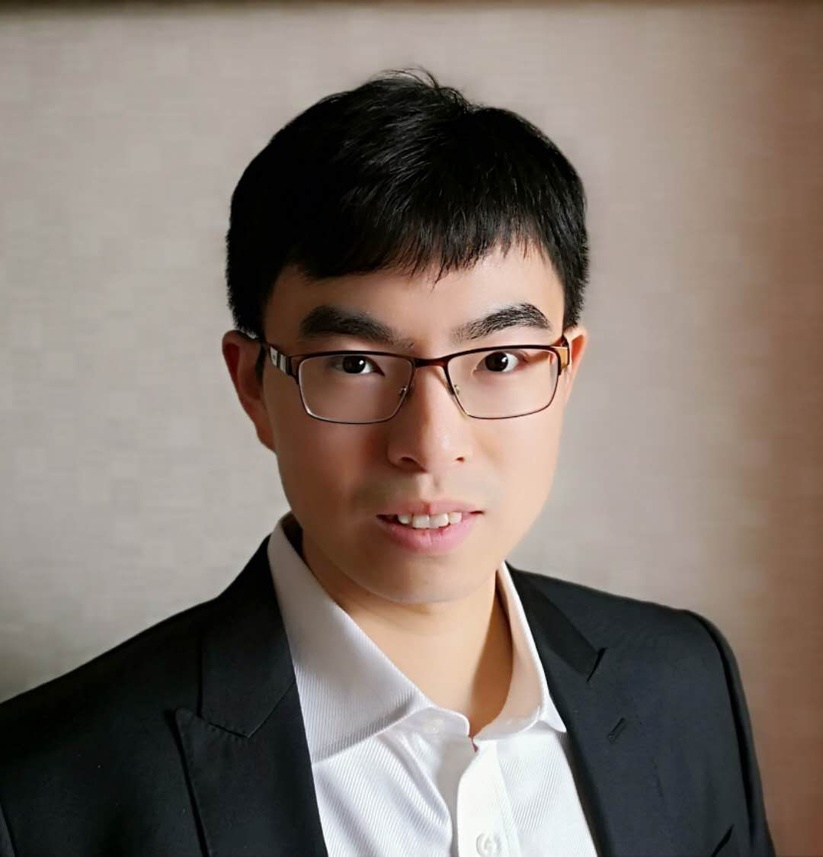
#> input picture computer vision/mmexport1545548449041.jpg, 823 x 857 px, shrunk from 1080 x 1124 before the run
$ jupyter execute imageThresholding.ipynb
#> lines starting #> are read from the running program, lines starting #| are printed output that depends on the picture; after the words box and inside, x2 and y2 are one past the last pixel; in counts of white or black regions, pixels touching at a corner belong together
[cell 1]
import cv2
import matplotlib.pyplot as plt

[cell 2]
img = cv2.imread("../mmexport1545548449041.jpg", 0)
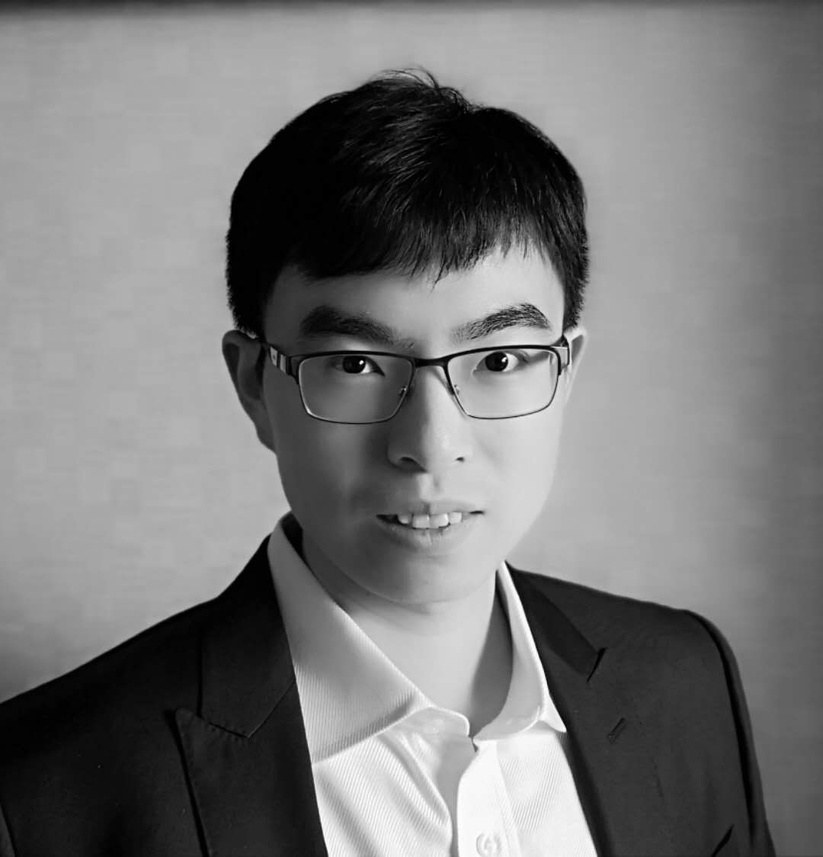
#> img: shape (857, 823); min 0, max 255, mean 119.4

[cell 3]
plt.imshow(img, cmap = "gray")

[cell 4]
ret, thresh1 = cv2.threshold(img, 127,255,cv2.THRESH_TRUNC)
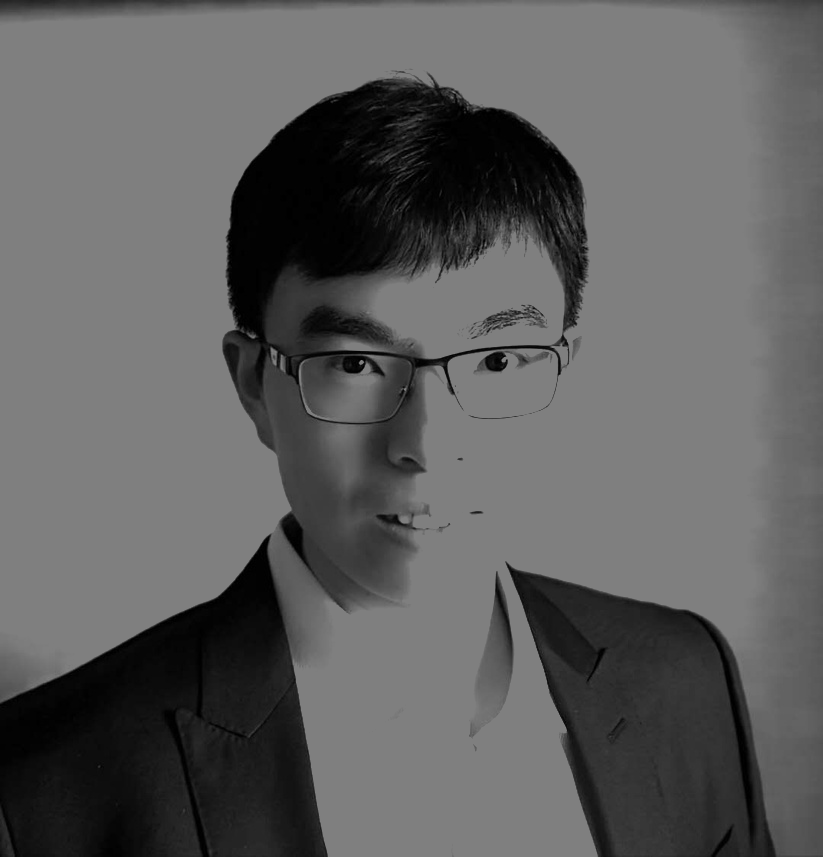
#> thresh1: shape (857, 823); min 0, max 127, mean 93.9

[cell 5]
plt.imshow(thresh1, cmap = 'gray')

[cell 6]
img = cv2.imread("../mmexport1545548449041.jpg", 0)

[cell 7]
def show_pic(img):
    fig = plt.figure(figsize=(15,15))
    ax = fig.add_subplot(111)
    ax.imshow(img, cmap="gray")

[cell 8]
show_pic(img)

[cell 9]
ret, th1 = cv2.threshold(img, 180, 255, cv2.THRESH_BINARY)
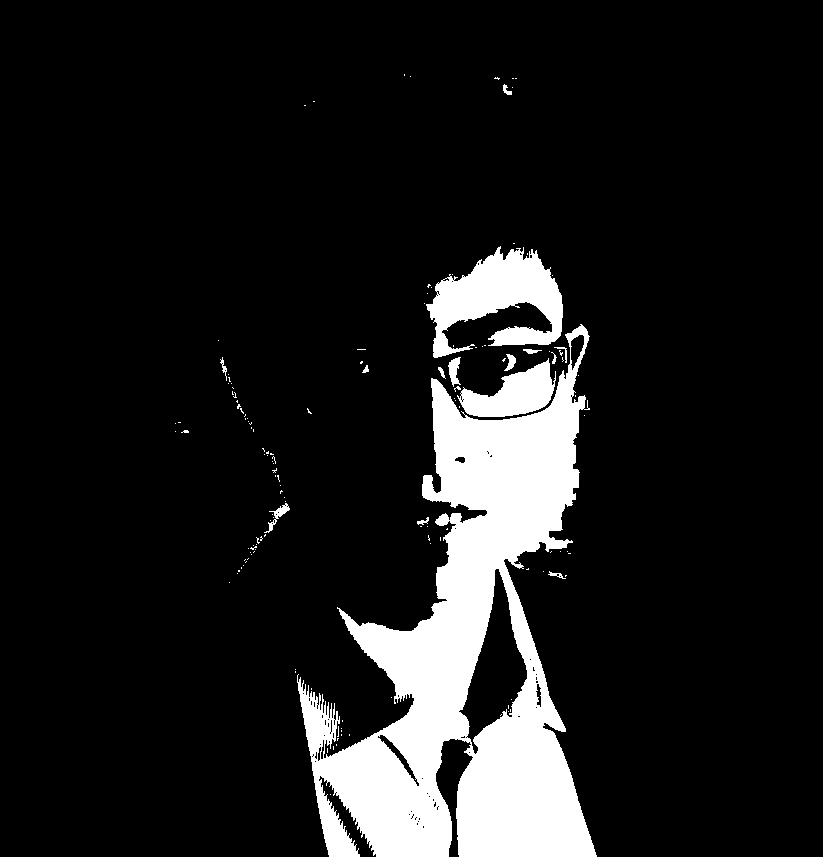
#> th1: shape (857, 823); 11.3% white; 141 white regions (126 under 20 px), largest, box (x1, y1, x2, y2) and area: (297, 324, 597, 857) 67518, (426, 246, 563, 358) 7984, (457, 358, 556, 417) 3050

[cell 10]
show_pic(th1)

[cell 11]
th2 = cv2.adaptiveThreshold(img, 255, cv2.ADAPTIVE_THRESH_MEAN_C, cv2.THRESH_BINARY,15,8)
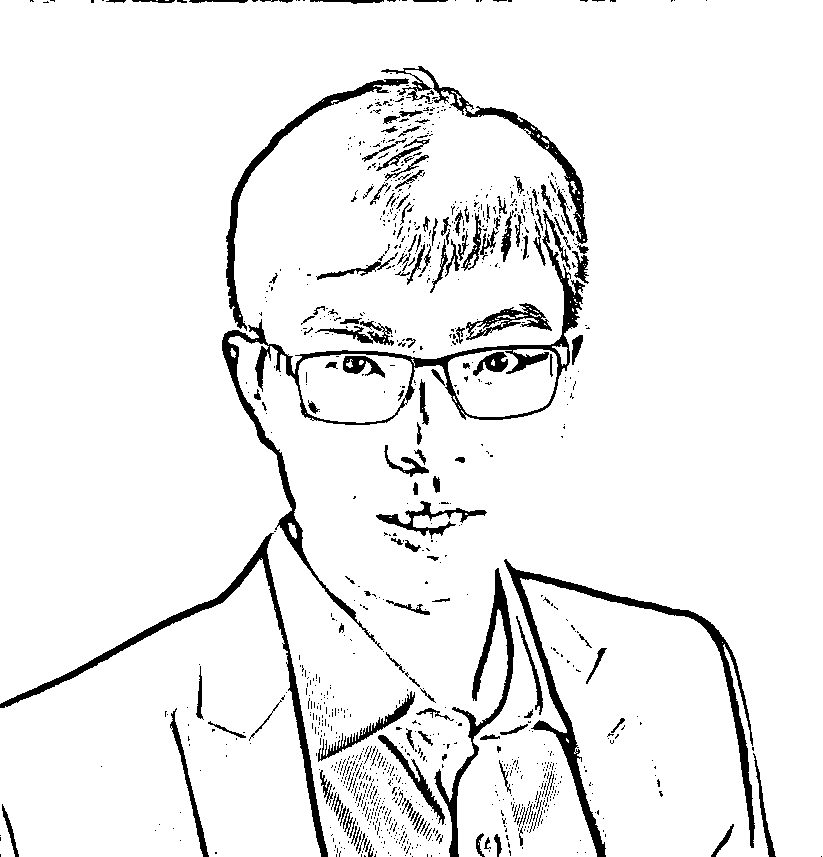
#> th2: shape (857, 823); 93.4% white; 1092 black regions (932 under 20 px), largest, box (x1, y1, x2, y2) and area: (222, 209, 585, 650) 7633, (504, 559, 755, 857) 5950, (0, 533, 328, 857) 4172
show_pic(th2)

[cell 12]
blended = cv2.addWeighted(src1 = th1, alpha = 0.8, src2 = th2, beta = 0.2, gamma = 0.5)
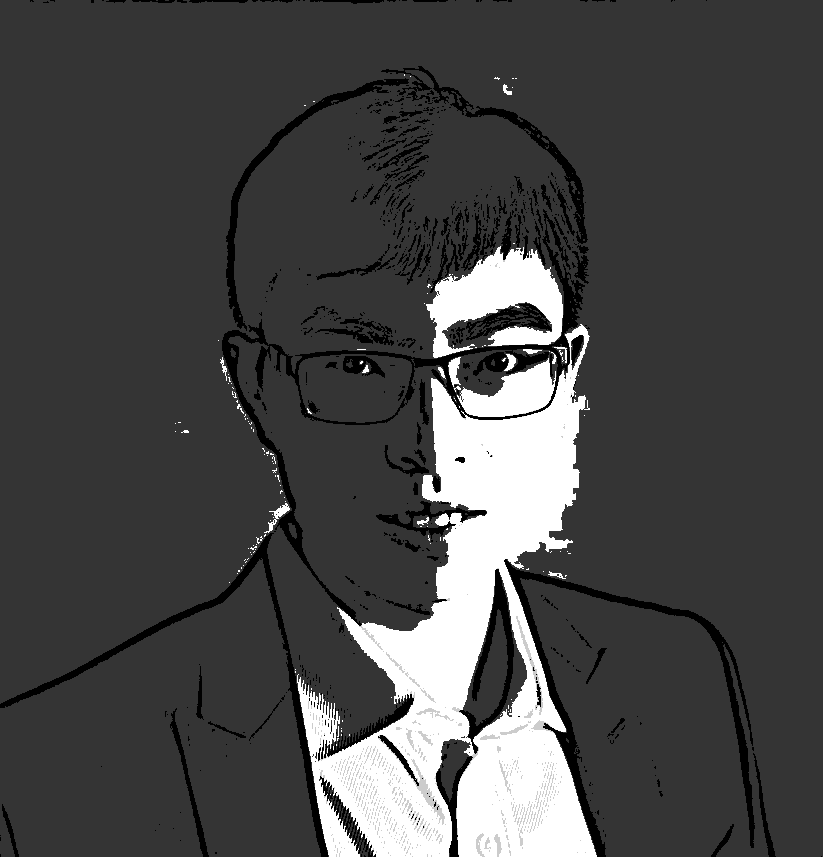
#> blended: shape (857, 823); min 0, max 255, mean 71.6

$ run again, with computer vision/mmexport1545548420761.jpg copied over computer vision/mmexport1545548449041.jpg
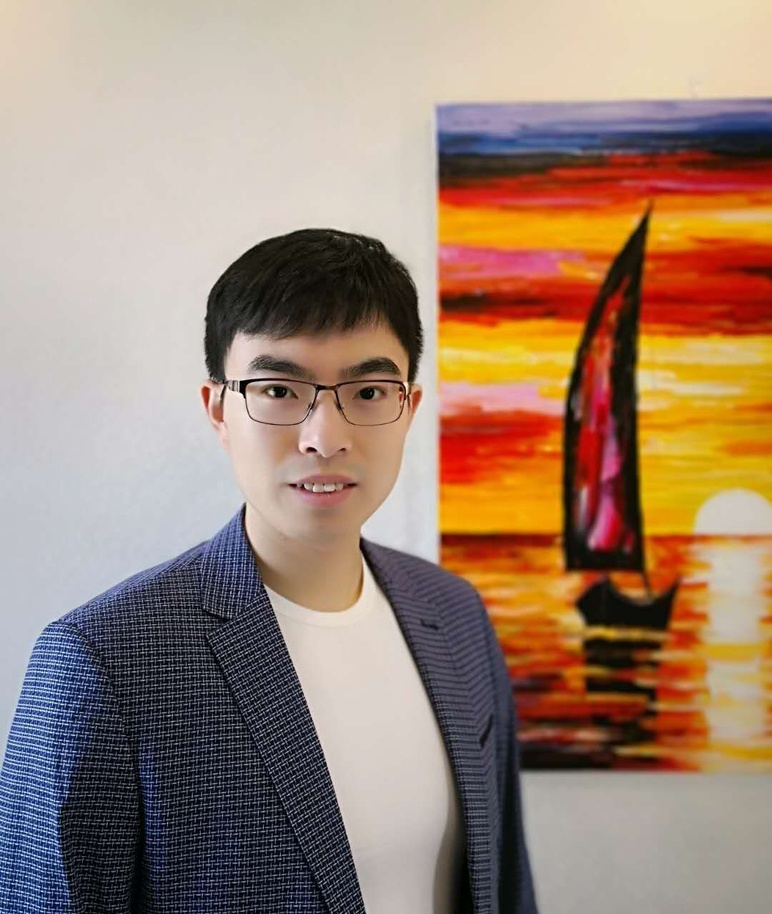
#> input picture computer vision/mmexport1545548420761.jpg, 772 x 914 px, shrunk from 1080 x 1278 before the run
#> `ret, th1 = cv2.threshold(img, 180, 255, cv2.THRESH_BINARY)`:
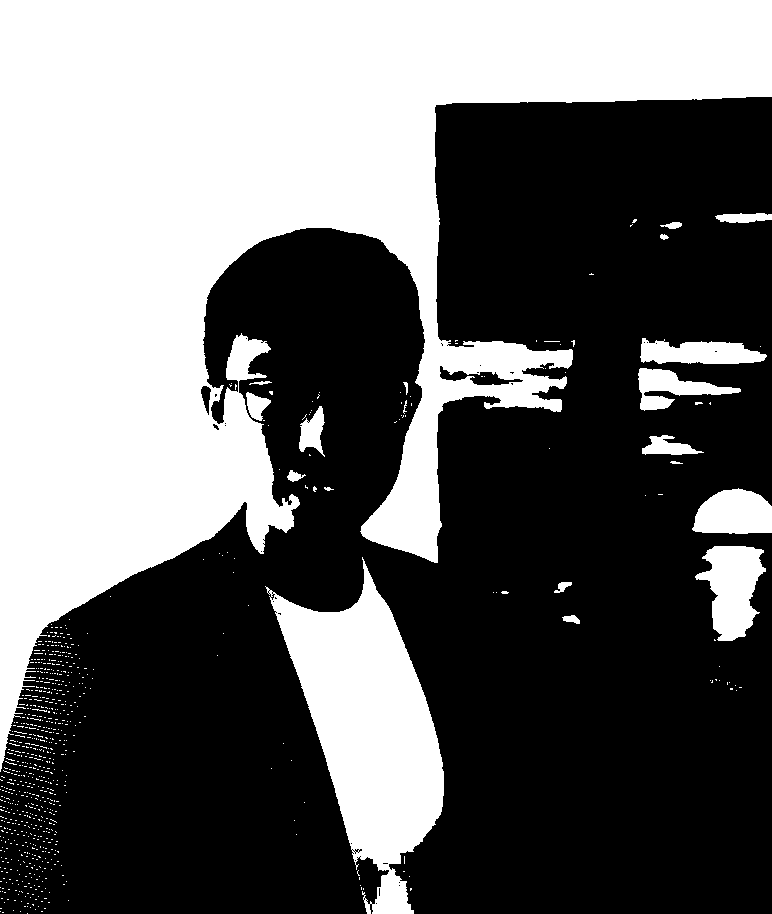
#> th1: shape (914, 772); 40.6% white; 767 white regions (747 under 20 px), largest, box (x1, y1, x2, y2) and area: (0, 0, 772, 772) 241087, (265, 557, 444, 914) 29634, (695, 546, 766, 641) 4156
#> th2: shape (914, 772); 83.1% white; 1578 black regions (1307 under 20 px), largest, box (x1, y1, x2, y2) and area: (0, 502, 366, 914) 46309, (204, 229, 494, 914) 11659, (562, 201, 654, 592) 6371
#> `blended = cv2.addWeighted(src1 = th1, alpha = 0.8, src2 = th2, beta = ..`:
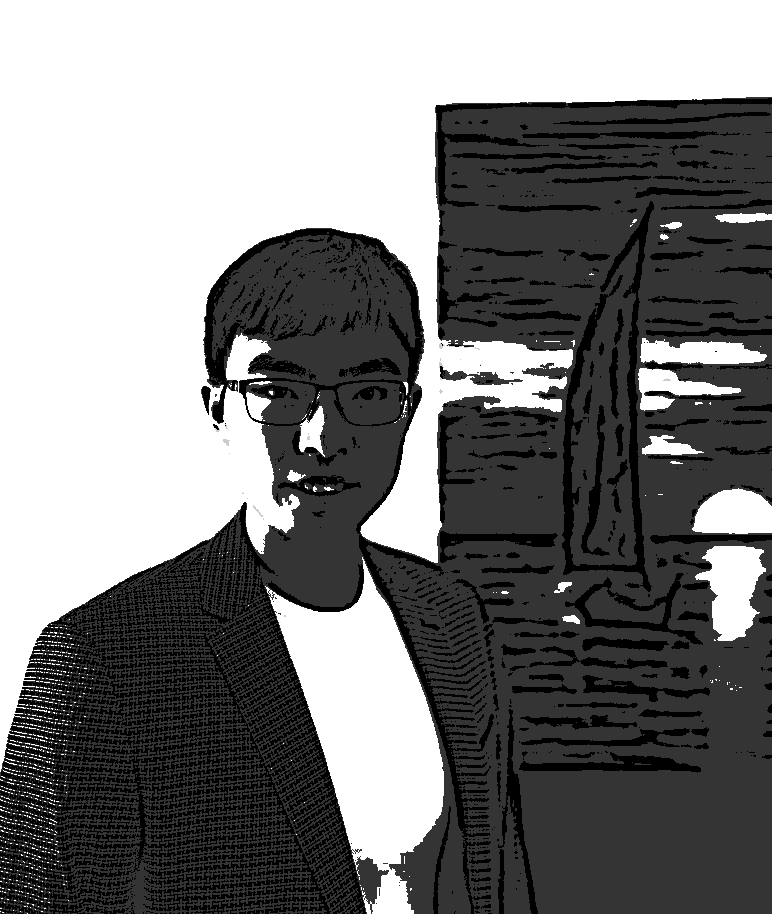
#> blended: shape (914, 772); min 0, max 255, mean 125.7

$ run again, with computer vision/giraffes.jpg copied over computer vision/mmexport1545548449041.jpg
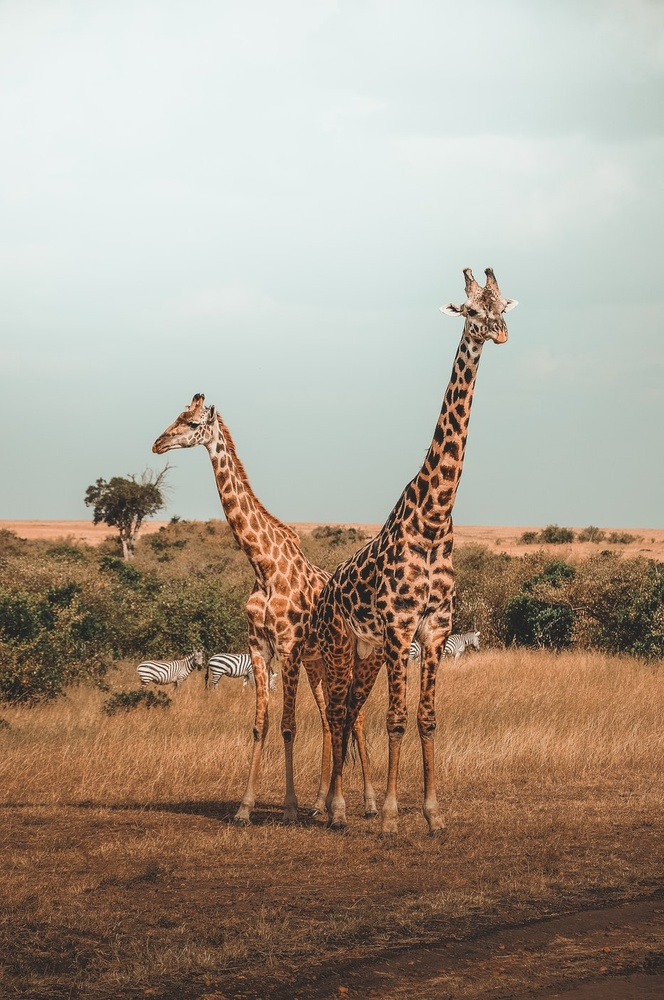
#> input picture computer vision/giraffes.jpg, 664 x 1000 px, shrunk from 933 x 1405 before the run
#> `ret, th1 = cv2.threshold(img, 180, 255, cv2.THRESH_BINARY)`:
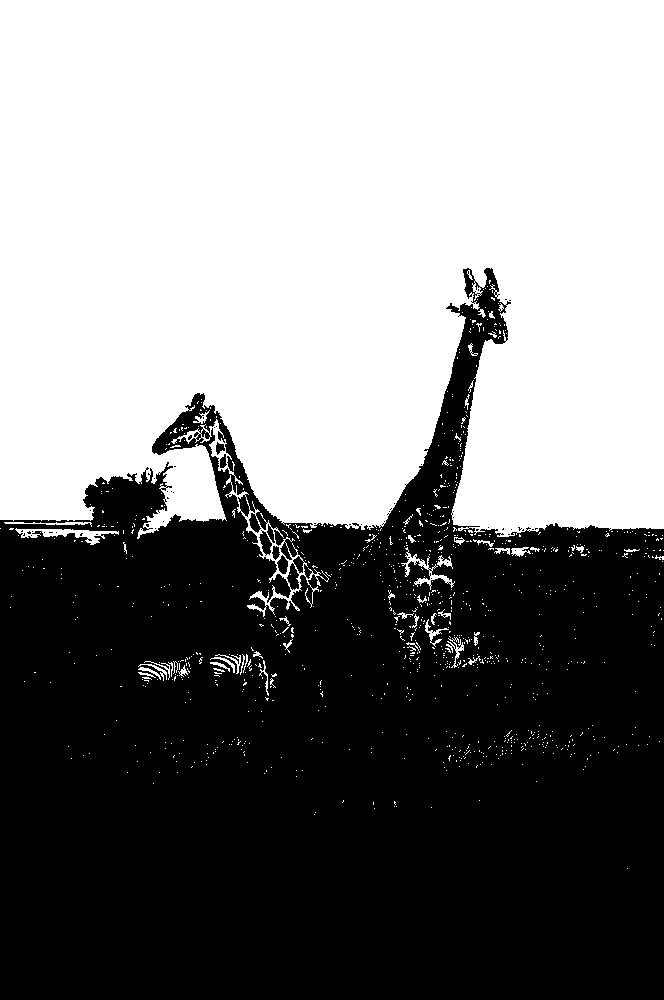
#> th1: shape (1000, 664); 51% white; 61 black regions (55 under 20 px), largest, box (x1, y1, x2, y2) and area: (0, 268, 664, 1000) 324846, (259, 530, 272, 556) 181, (277, 555, 288, 574) 137, (272, 546, 280, 560) 76, (216, 442, 225, 455) 70, (220, 454, 227, 468) 67
#> th2: shape (1000, 664); 81.7% white; black in thin lines or dots, all inside (x1, y1, x2, y2) = (0, 268, 664, 1000)
#> `blended = cv2.addWeighted(src1 = th1, alpha = 0.8, src2 = th2, beta = ..`:
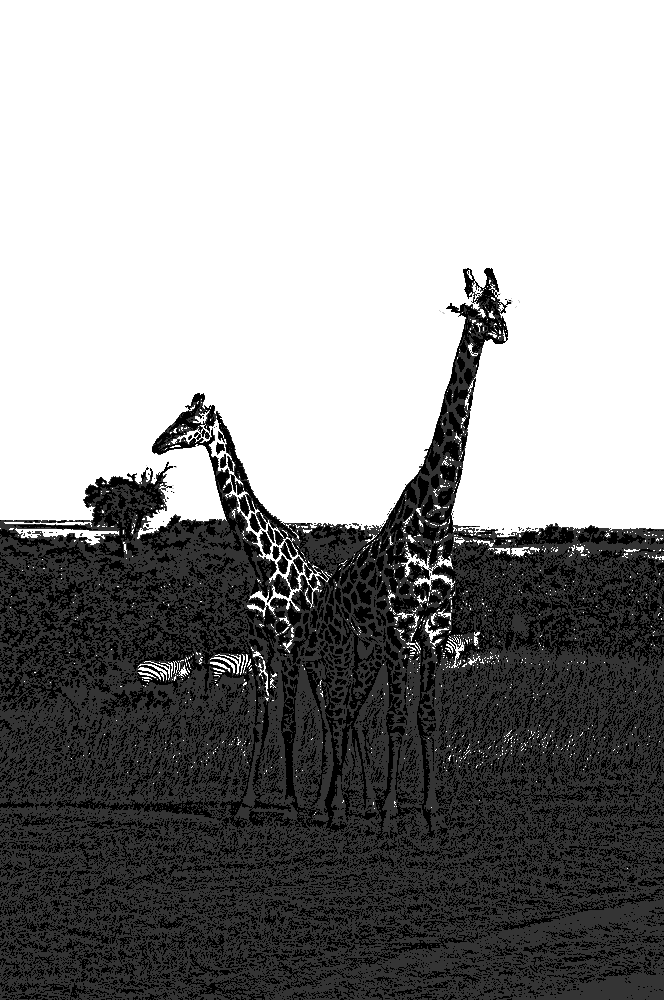
#> blended: shape (1000, 664); min 0, max 255, mean 146
